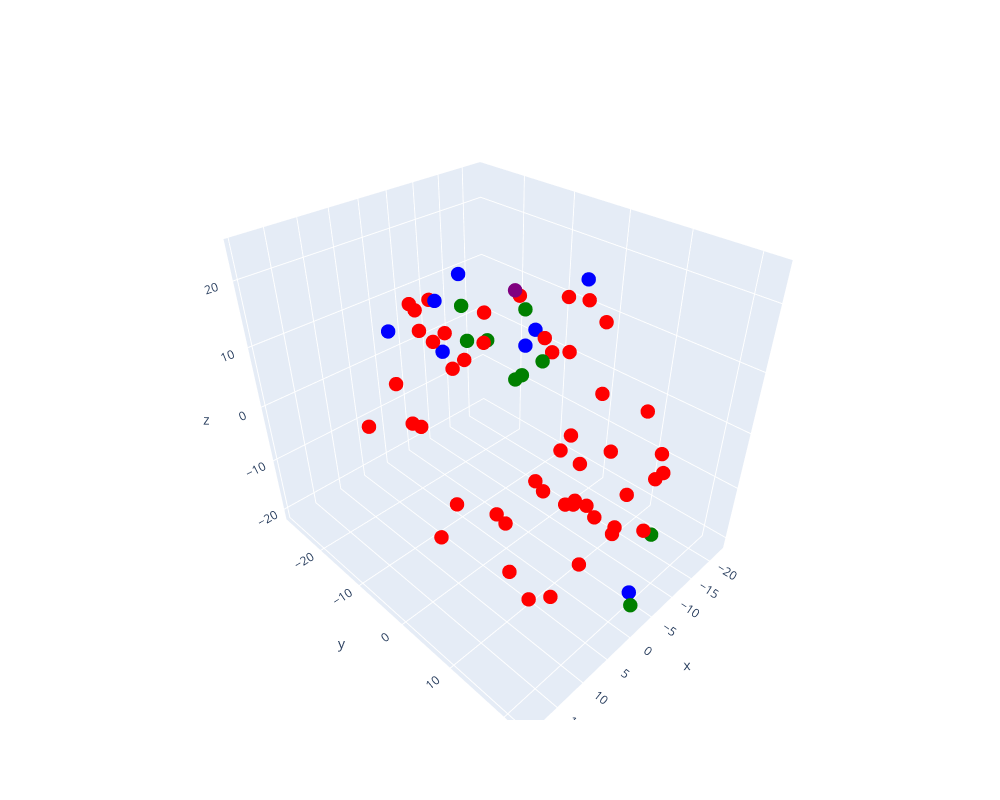

The cell this chart's notebook holds for it:
### Code cell
device = torch.device("cuda:0" if torch.cuda.is_available() else "cpu")
%run mrs.ipynb

### Figure 1 — Plotly figure (JSON) as saved in the notebook; plotly's stock layout.template omitted (floating-point values rounded to 4 significant figures)
{"data": [{"marker": {"color": ["green", "green", "green", "green", "green", "green", "purple", "green", "green", "green", "blue", "blue", "blue", "blue", "blue", "blue", "blue", "blue", "blue", "red", "red", "red", "red", "red", "red", "red", "red", "red", "red", "red", "red", "red", "red", "red", "red", "red", "red", "red", "red", "red", "red", "red", "red", "red", "red", "red", "red", "red", "red", "red", "red", "red", "red", "red", "red", "red", "red", "red", "red", "red", "red", "red", "red", "red", "red", "red", "red", "red", "red"], "colorscale": [[0, "#440154"], [0.1111, "#482878"], [0.2222, "#3e4989"], [0.3333, "#31688e"], [0.4444, "#26828e"], [0.5556, "#1f9e89"], [0.6667, "#35b779"], [0.7778, "#6ece58"], [0.8889, "#b5de2b"], [1, "#fde725"]], "opacity": 1, "size": 5}, "mode": "markers", "text": ["TRSUSWW128F93463BF", "TRERKRC128F42947D8", "TRLZIRJ128F42814D4", "TRJULCT128F42947D1", "TRVPRET128F934C216", "TREBZDS128F93269FA", "TRIVXQU12903CBFEEA", "TROIFMO128F429F7FB", "TRIROYA12903CE1794", "TRPVNPN128F1488F1C", "TRVUELD128F933B42A", "TRRJBMR128F93003D5", "TRXITNR128F4255DF1", "TRONYHY128F92C9D11", "TRLXYVK128F4255DEF", "TRSXJKR128F148C80C", "TRGMXVT128F93112ED", "TRSNEZQ128F92E6ED6", "TRFXCHW128E07984A6", "TRYNOOA128F426F919", "TRMBAFZ128F42592FC", "TRIRGHL128F92C44F1", "TRYNJGV128F933D5EA", "TRGDWNW128F424697F", "TRFUBHQ128EF34349F", "TRJIJRM128F4293F1E", "TRUKPCJ128F933D565", "TRIRGQX128F92F9150", "TRLNNQA128F9359119", "TRERRVK12903D060A7", "TREVIDN128F9318771", "TRADFEB128F4256B21", "TRVBSBN128F147DD8A", "TRXCMPS128F425A265", "TRZPTJA128F428353F", "TRDSPAS128F4295E8B", "TRHBFBZ128F426E3FD", "TRFODUT128F930BE4E", "TRMEEJE128F1475D2C", "TRRNUIF128F1472CDD", "TRIZQYM128F93355EF", "TRRICTN128F429E67B", "TRISJBA128F4240E0A", "TRLKCEQ128F935FFED", "TRPWBRV128F148D659", "TRFWQJI128EF35F617", "TRXMMJF128F9328238", "TRXSRHX128F14ACB2F", "TRYHFOW128F423E90C", "TRMGCZS128F933049B", "TRJCQHR128F92EAEE1", "TRVNOUA128F9351BA4", "TRLBMIN12903D15150", "TRYEIVN128F426A55C", "TRSEMPR128F14AA64A", "TRMIKQE128F930A91C", "TRJZAXN128F93176B5", "TRCIKUG128F934CCF5", "TRVFXUU128F426EE48", "TRLLJFM128EF35CB0E", "TRMJSPX128F9325570", "TRVQQUO128F932A831", "TRRGZJP12903CD31F1", "TRREAKD128F92E2DE7", "TRDHEQV128F9342C94", "TRIFWAT128F92C5A86", "TRSZZVY128E078A939", "TRIKSCA128F933E640", "TRUHDZR12903CC504E"], "type": "scatter3d", "x": [-14.19, -6.423, -3.516, -6.133, -8.973, -10.83, 3.014, -14.6, -4.038, -17.85, 0.07304, 19.31, -11.25, -14.94, 7.168, -2.448, 1.51, 2.801, -4.104, -15.98, -2.281, 2.84, -10.3, 2.193, 1.885, 19.31, -13.53, -2.764, 19.31, -6.531, -2.893, 6.776, 6.558, 8.887, -0.1394, 7.759, -12.48, -5.022, -0.4637, -0.3773, -10.33, 9.964, -4.481, -2.06, -9.499, -16.99, -21.73, -3.907, -7.971, -16.42, 4.313, -5.709, 1.648, -2.756, 8.858, 2.341, -1.025, 6.562, -19.44, -22.58, -6.703, 1.084, 0.1536, -9.28, -15.01, -6.045, 5.65, 3.315, -1.951], "y": [-23.44, -4.734, 20.99, -3.185, 19.38, -7.133, 4.04, -6.824, -13.21, -22.36, -25.57, -4.227, 3.416, -8.783, 9.669, -15.88, -12.3, -5.885, 20.11, 0.2117, 17.38, -17.6, -28.18, 7.417, -15.62, -4.227, 8.087, -0.6534, -4.227, 14.87, -7.339, 6.408, 7.016, 16.6, -25.11, -6.187, -25.45, 8.447, -19.84, -12.75, 1.195, 21.44, 21.63, 9.521, -2.112, -4.342, -11.07, -8.581, 15.26, 15.54, 16.15, 6.444, -17.79, -11.49, 19.3, 8.969, -16.25, 10.81, -5.575, -0.8782, -27.37, -10.04, 14.58, 15.94, 4.11, 20.36, 19.89, 1.21, 22.18], "z": [-0.519, 3.892, -20.81, 5.444, -11.97, 12.65, 24.32, 2.481, 13.47, -1.462, 6.076, 9.182, 20.69, 7.075, 21.09, 5.497, 16.56, 23.0, -19.35, 14.87, -8.57, -5.846, 6.796, -2.686, 10.83, 9.182, -6.123, 19.94, 9.182, -12.0, 15.02, -7.955, -17.02, -12.48, -3.446, -18.71, -6.168, -10.85, -9.374, 10.7, -7.965, -2.059, 6.176, 3.78, 10.53, 13.4, -0.7076, 9.416, -6.553, -7.512, 6.576, -12.59, 14.15, 5.844, 5.723, -3.398, 7.607, -19.66, 2.621, -4.474, 6.521, -18.82, -3.741, 7.184, 13.3, 0.5066, 1.434, -12.03, -4.415]}], "layout": {"height": 800, "legend": {"title": {"text": "Songs"}}, "scene": {"xaxis": {"title": {"text": "x"}}, "yaxis": {"title": {"text": "y"}}, "zaxis": {"title": {"text": "z"}}}, "width": 1000}}
